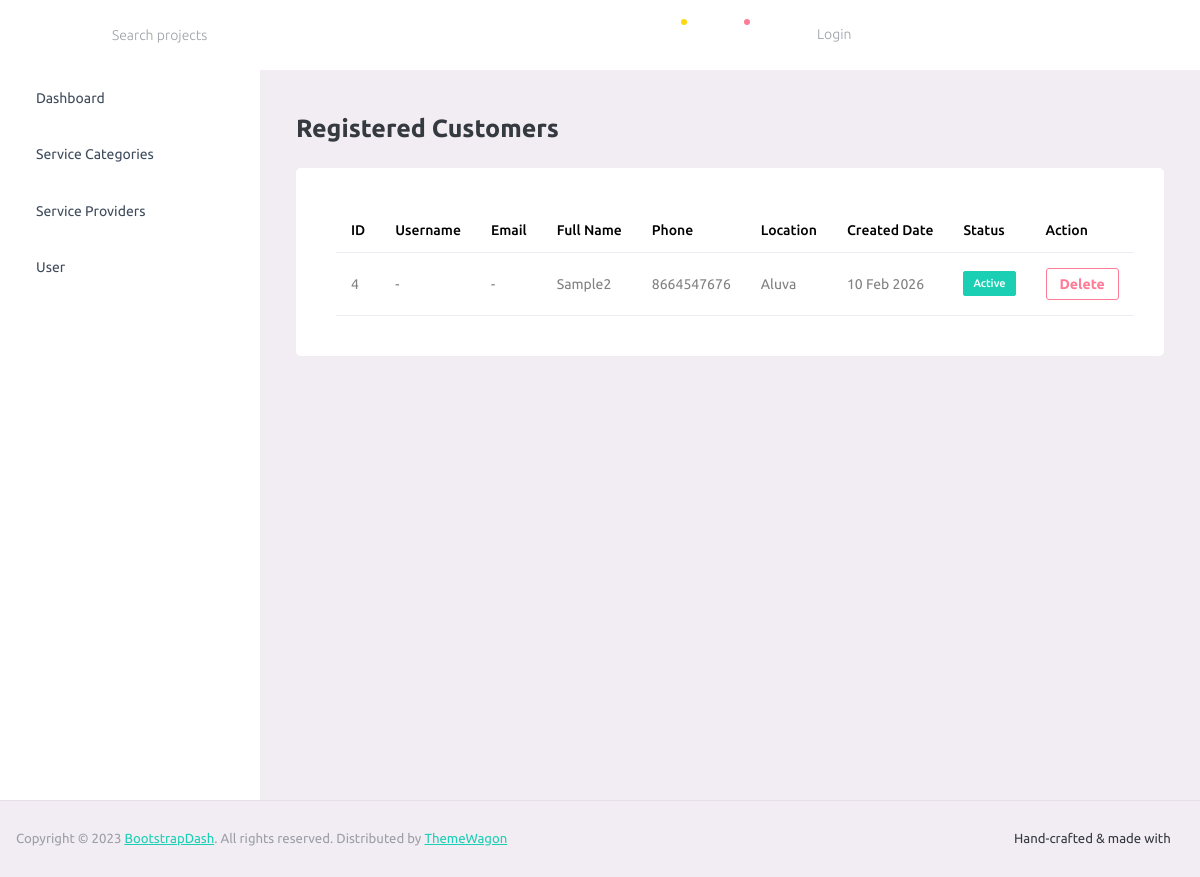
Before: /FixPointAdmin/customers_details/ with the older database file.
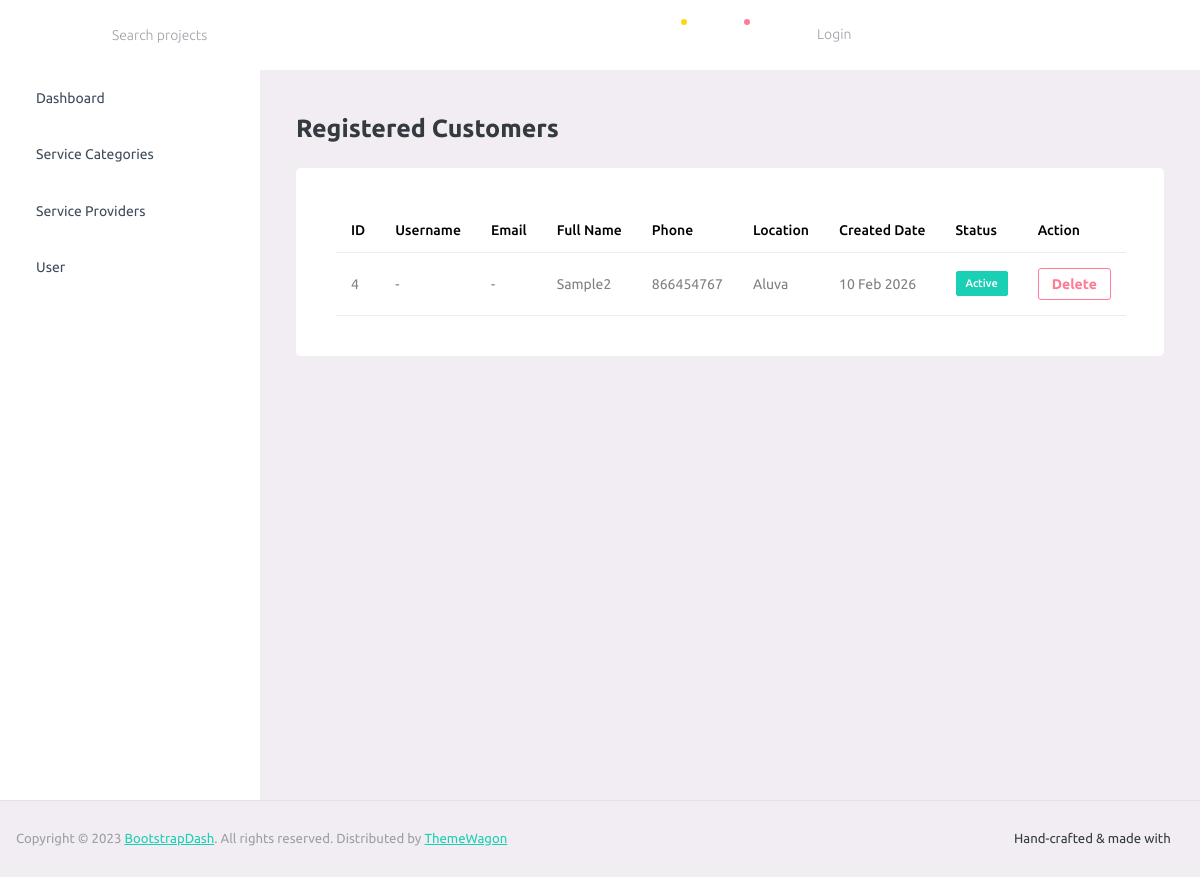
After: the same page with the newer database file.
### UserApp/models.py (models this page shows, shortened)
class UserDb(models.Model):
    ROLE_CHOICES = (
        ('SERVICE_PROVIDER', 'Service Provider'),
        ('CUSTOMER', 'Customer'),
    )
    user = models.OneToOneField(
        User,
        on_delete=models.CASCADE,
        related_name="profile"
    )
    user_role = models.CharField(
        max_length=20,
        choices=ROLE_CHOICES
    )
    is_approved = models.BooleanField(default=False)

class CustomerProfileDb(models.Model):
    user = models.OneToOneField(UserDb, on_delete=models.CASCADE)
    full_name = models.CharField(max_length=150)
    phone_number = models.CharField(max_length=15, null=True, blank=True)
    location = models.CharField(max_length=150)
    latitude = models.DecimalField(
        max_digits=9,
        decimal_places=6,
        null=True,
        blank=True
    )
    longitude = models.DecimalField(
        max_digits=9,
        decimal_places=6,
        null=True,
        blank=True
    )
    created_at = models.DateTimeField(auto_now_add=True)
    rejection_reason = models.TextField(blank=True, null=True)

### AdminApp/views.py (the view)
# urls.py: path("customers_details/",views.customers_details,name="customers_details"),
def customers_details(request):
    customers = UserDb.objects.filter(
        user_role='CUSTOMER'
    ).select_related('customerprofiledb')
    context = {
        "customers": customers
    }
    return render(request, "customers-details.html",context )

### AdminApp/templates/customers-details.html (shortened to what this page needs)
{% extends 'base.html' %}
{% load static %}
{% block content %}
<div class="content-wrapper">
    <div class="row">
        <div class="col-12">
            <h3 class="mb-4 font-weight-bold">Registered Customers</h3>
        </div>
    </div>
    <div class="card">
        <div class="card-body">
            <table class="table table-hover">
                <thead>
                    <tr>
                        <th>ID</th>
                        <th>Username</th>
                        <th>Email</th>
                        <th>Full Name</th>
                        <th>Phone</th>
                        <th>Location</th>
                        <th>Created Date</th>
                        <th>Status</th>
                        <th>Action</th>
                    </tr>
                </thead>
                <tbody>
                    {% for user in customers %}
                    <tr>
                        <td>{{ user.id }}</td>
                        <td>{{ user.username|default:"-" }}</td>
                        <td>{{ user.email|default:"-" }}</td>
                        <td>
                            {% if user.customerprofiledb %}
                            {{ user.customerprofiledb.full_name|default:"-" }}
                            {% else %}
                            -
                            {% endif %}
                        </td>
                        <td>
                            {% if user.customerprofiledb %}
                            {{ user.customerprofiledb.phone_number|default:"-" }}
                            {% else %}
                            -
                            {% endif %}
                        </td>
                        <td>
                            {% if user.customerprofiledb %}
                            {{ user.customerprofiledb.location|default:"-" }}
                            {% else %}
                            -
                            {% endif %}
                        </td>
                        <td>
                            {% if user.customerprofiledb and user.customerprofiledb.created_at %}
                            {{ user.customerprofiledb.created_at|date:"d M Y" }}
                            {% else %}
                            -
                            {% endif %}
                        </td>
                        <td>
                            {% if user.is_approved %}
                            <span class="badge badge-success">Active</span>
                            {% else %}
                            <span class="badge badge-secondary">Inactive</span>
                            {% endif %}
                        </td>
                        <td>
                            <a href="{% url 'delete_user' user.id %}" class="btn btn-sm btn-outline-danger"
                                onclick="return confirm('Are you sure you want to delete this customer? This action cannot be undone.');">
                                Delete
                            </a>
                        </td>
                    </tr>
                    {% endfor %}
                </tbody>
            </table>
        </div>
    </div>
</div>
{% endblock %}

Changed rows visible on the page:
changed through a linked row, UserDb "Sample2": customerprofiledb.phone_number "8664547676" → "866454767"
